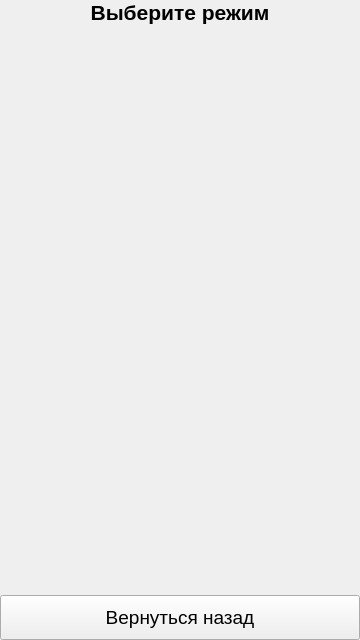
<?xml version="1.0" encoding="UTF-8"?>
<ui version="4.0">
 <class>GameModeSelectScreen</class>
 <widget class="QWidget" name="GameModeSelectScreen">
  <property name="geometry">
   <rect>
    <x>0</x>
    <y>0</y>
    <width>360</width>
    <height>640</height>
   </rect>
  </property>
  <property name="sizePolicy">
   <sizepolicy hsizetype="Minimum" vsizetype="Minimum">
    <horstretch>0</horstretch>
    <verstretch>0</verstretch>
   </sizepolicy>
  </property>
  <property name="windowTitle">
   <string>MetChars - Выбор режима игры</string>
  </property>
  <layout class="QGridLayout" name="gridLayout">
   <property name="leftMargin">
    <number>0</number>
   </property>
   <property name="topMargin">
    <number>0</number>
   </property>
   <property name="rightMargin">
    <number>0</number>
   </property>
   <property name="bottomMargin">
    <number>0</number>
   </property>
   <item row="0" column="0">
    <layout class="QVBoxLayout" name="main_layout">
     <item>
      <widget class="QLabel" name="mode_select_label">
       <property name="sizePolicy">
        <sizepolicy hsizetype="Preferred" vsizetype="Preferred">
         <horstretch>0</horstretch>
         <verstretch>1</verstretch>
        </sizepolicy>
       </property>
       <property name="font">
        <font>
         <family>Segoe UI</family>
         <pointsize>16</pointsize>
         <weight>75</weight>
         <bold>true</bold>
        </font>
       </property>
       <property name="text">
        <string>Выберите режим</string>
       </property>
       <property name="alignment">
        <set>Qt::AlignHCenter|Qt::AlignTop</set>
       </property>
      </widget>
     </item>
     <item>
      <widget class="QWidget" name="game_modes" native="true">
       <property name="sizePolicy">
        <sizepolicy hsizetype="Preferred" vsizetype="Preferred">
         <horstretch>0</horstretch>
         <verstretch>6</verstretch>
        </sizepolicy>
       </property>
       <layout class="QVBoxLayout" name="game_modes_layout">
        <property name="spacing">
         <number>10</number>
        </property>
        <property name="leftMargin">
         <number>0</number>
        </property>
        <property name="topMargin">
         <number>0</number>
        </property>
        <property name="rightMargin">
         <number>0</number>
        </property>
        <property name="bottomMargin">
         <number>0</number>
        </property>
       </layout>
      </widget>
     </item>
     <item>
      <widget class="QPushButton" name="go_back_btn">
       <property name="sizePolicy">
        <sizepolicy hsizetype="Minimum" vsizetype="Fixed">
         <horstretch>0</horstretch>
         <verstretch>1</verstretch>
        </sizepolicy>
       </property>
       <property name="font">
        <font>
         <family>Segoe UI</family>
         <pointsize>14</pointsize>
         <weight>50</weight>
         <bold>false</bold>
        </font>
       </property>
       <property name="styleSheet">
        <string notr="true">padding: 10px;</string>
       </property>
       <property name="text">
        <string>Вернуться назад</string>
       </property>
      </widget>
     </item>
    </layout>
   </item>
  </layout>
 </widget>
 <resources/>
 <connections/>
</ui>
